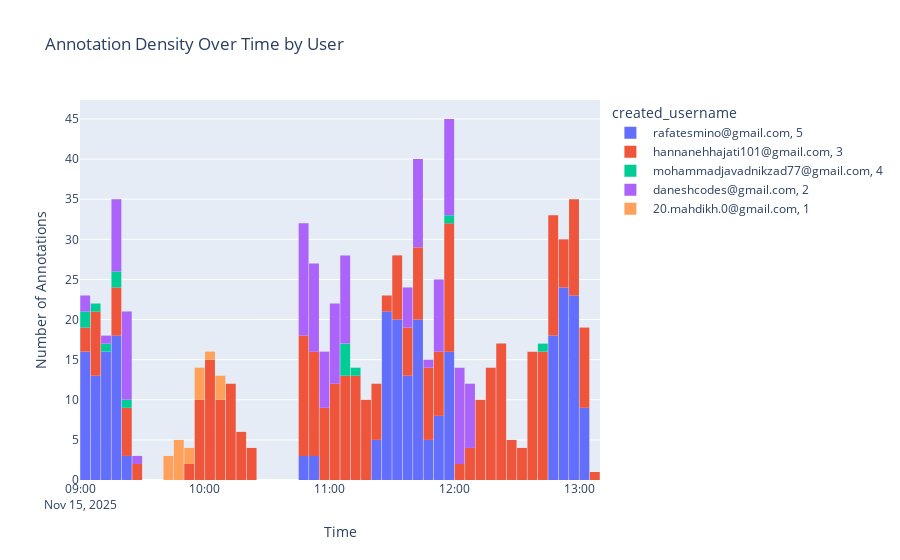

Here is the notebook cell this chart was saved with:
### Code cell
import datetime
import plotly.express as px

threshold = datetime.datetime.now(datetime.timezone.utc).replace(
    hour=9, minute=0, second=0, microsecond=0
)

is_today = annotations_df["created_at_dt"] > threshold


fig = px.histogram(
    annotations_df[is_today],
    x="created_at_dt",
    color="created_username",
    nbins=100,  # adjust bin count for smoothness
    title="Annotation Density Over Time by User",
)

fig.update_layout(
    bargap=0.05,
    xaxis_title="Time",
    yaxis_title="Number of Annotations",
)

fig.show()

### Figure 1 — Plotly figure (JSON) as saved in the notebook; plotly's stock layout.template omitted (floating-point values rounded to 4 significant figures; data arrays with more than 128 entries replaced by an {"elided": "..."} marker saying what was removed)
{"data": [{"bingroup": "x", "hovertemplate": "created_username= rafatesmino@gmail.com, 5<br>created_at_dt=%{x}<br>count=%{y}<extra></extra>", "legendgroup": " rafatesmino@gmail.com, 5", "marker": {"color": "#636efa", "pattern": {"shape": ""}}, "name": " rafatesmino@gmail.com, 5", "nbinsx": 100, "orientation": "v", "showlegend": true, "type": "histogram", "x": {"elided": "254 str values"}, "xaxis": "x", "yaxis": "y"}, {"bingroup": "x", "hovertemplate": "created_username= hannanehhajati101@gmail.com, 3<br>created_at_dt=%{x}<br>count=%{y}<extra></extra>", "legendgroup": " hannanehhajati101@gmail.com, 3", "marker": {"color": "#EF553B", "pattern": {"shape": ""}}, "name": " hannanehhajati101@gmail.com, 3", "nbinsx": 100, "orientation": "v", "showlegend": true, "type": "histogram", "x": {"elided": "366 str values"}, "xaxis": "x", "yaxis": "y"}, {"bingroup": "x", "hovertemplate": "created_username= mohammadjavadnikzad77@gmail.com, 4<br>created_at_dt=%{x}<br>count=%{y}<extra></extra>", "legendgroup": " mohammadjavadnikzad77@gmail.com, 4", "marker": {"color": "#00cc96", "pattern": {"shape": ""}}, "name": " mohammadjavadnikzad77@gmail.com, 4", "nbinsx": 100, "orientation": "v", "showlegend": true, "type": "histogram", "x": ["2025-11-15T09:03:39.142669", "2025-11-15T09:04:00.499491", "2025-11-15T09:05:08.086604", "2025-11-15T09:11:02.752269", "2025-11-15T09:16:25.424469", "2025-11-15T09:17:17.534380", "2025-11-15T09:20:18.100251", "2025-11-15T11:07:29.878243", "2025-11-15T11:08:47.584826", "2025-11-15T11:08:58.414463", "2025-11-15T11:09:18.819299", "2025-11-15T11:10:41.253483", "2025-11-15T11:58:55.111271", "2025-11-15T12:40:45.652791"], "xaxis": "x", "yaxis": "y"}, {"bingroup": "x", "hovertemplate": "created_username= daneshcodes@gmail.com, 2<br>created_at_dt=%{x}<br>count=%{y}<extra></extra>", "legendgroup": " daneshcodes@gmail.com, 2", "marker": {"color": "#ab63fa", "pattern": {"shape": ""}}, "name": " daneshcodes@gmail.com, 2", "nbinsx": 100, "orientation": "v", "showlegend": true, "type": "histogram", "x": {"elided": "135 str values"}, "xaxis": "x", "yaxis": "y"}, {"bingroup": "x", "hovertemplate": "created_username= 20.mahdikh.0@gmail.com, 1<br>created_at_dt=%{x}<br>count=%{y}<extra></extra>", "legendgroup": " 20.mahdikh.0@gmail.com, 1", "marker": {"color": "#FFA15A", "pattern": {"shape": ""}}, "name": " 20.mahdikh.0@gmail.com, 1", "nbinsx": 100, "orientation": "v", "showlegend": true, "type": "histogram", "x": ["2025-11-15T09:41:19.603563", "2025-11-15T09:42:12.206035", "2025-11-15T09:43:12.219685", "2025-11-15T09:46:37.187278", "2025-11-15T09:47:06.105381", "2025-11-15T09:48:03.809414", "2025-11-15T09:48:54.056213", "2025-11-15T09:49:26.500694", "2025-11-15T09:53:34.829179", "2025-11-15T09:54:41.796509", "2025-11-15T09:55:24.599382", "2025-11-15T09:56:07.869359", "2025-11-15T09:58:22.503662", "2025-11-15T09:59:02.756187", "2025-11-15T10:00:08.536093", "2025-11-15T10:05:18.306929", "2025-11-15T10:05:39.384916", "2025-11-15T10:06:37.451481"], "xaxis": "x", "yaxis": "y"}], "layout": {"bargap": 0.05, "barmode": "relative", "legend": {"title": {"text": "created_username"}, "tracegroupgap": 0}, "title": {"text": "Annotation Density Over Time by User"}, "xaxis": {"anchor": "y", "domain": [0, 1], "title": {"text": "Time"}}, "yaxis": {"anchor": "x", "domain": [0, 1], "title": {"text": "Number of Annotations"}}}}
